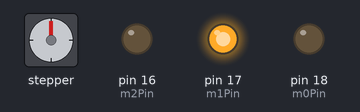
A sketch run on a simulated Arduino Uno, built with avr-gcc and run on an emulated ATmega328P. On the bench: stepper motor, output pins drawn as LEDs (lit = HIGH). Wiring (inferred from the names in the program): stepper motor driver (200 steps per turn assumed): step pin 15; direction pin 14; enable pin 19. Pins used as bus, display or sensor lines are not drawn.

Above: at 6.5 s.
Timing chart, 0 to 8.0 s (numbered marks = the images above):
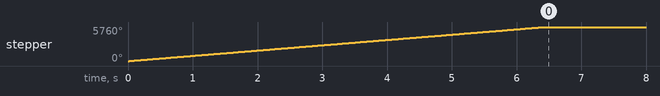

The sketch:

test_DRV8825.ino
```cpp
const int enaPin = 19;
const int dirPin = 14;
const int stpPin = 15;
const int m2Pin = 16;
const int m1Pin = 17;
const int m0Pin = 18;


void setup() {
  Serial.begin(9600);
  pinMode(enaPin, OUTPUT);
  pinMode(dirPin, OUTPUT);
  pinMode(stpPin, OUTPUT);
  pinMode(m2Pin, OUTPUT);
  pinMode(m1Pin, OUTPUT);
  pinMode(m0Pin, OUTPUT);
  digitalWrite(enaPin, LOW);
  digitalWrite(dirPin, 1);
  digitalWrite(m2Pin, 0);
  digitalWrite(m1Pin, 1);
  digitalWrite(m0Pin, 0);
  // digitalWrite(enaPin, HIGH);

  for(int i=0; i<3200; i++) {

    digitalWrite(stpPin, HIGH);
    delayMicroseconds(1000);
    digitalWrite(stpPin, LOW);
    delayMicroseconds(1000);
  }
}

void loop() {
  // put your main code here, to run repeatedly:

}
```
